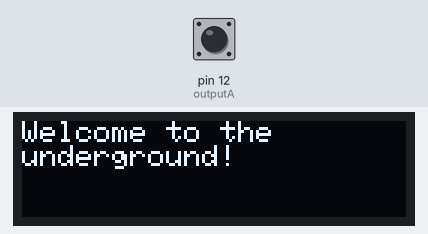
A sketch run on a simulated Teensy 4. Shown: 128×32 one-colour display. The inputs (shaded band) are chosen by the test bench; at power-on: pin 12 (outputA) HIGH. The display library's start-up logo is not drawn; what the sketch prints to the serial monitor is not drawn.

Above: at 1.1 s.
At 4.1 s:
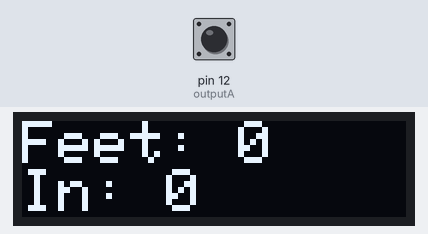

Measured:
- what the display in image 0 shows lasts 3.0 s, from 1.1 s to 4.1 s

The sketch:

sketch_jan30a.ino
```cpp
#include <SPI.h>
#include <Wire.h>
#include <Adafruit_GFX.h>
#include <Adafruit_SSD1306.h>
#include <RotaryEncoder.h>

Adafruit_SSD1306 display = Adafruit_SSD1306(128, 32, &Wire);

// OLED FeatherWing buttons map to different pins depending on board:
#if defined(ESP8266)
 #define BUTTON_A  0
 #define BUTTON_B 16
 #define BUTTON_C  2
#elif defined(ESP32)
  #define BUTTON_A 15
  #define BUTTON_B 32
  #define BUTTON_C 14
#elif defined(ARDUINO_STM32_FEATHER)
  #define BUTTON_A PA15
  #define BUTTON_B PC7
  #define BUTTON_C PC5
#elif defined(TEENSYDUINO)
  #define BUTTON_A  4
  #define BUTTON_B  3
  #define BUTTON_C  8
#elif defined(ARDUINO_FEATHER52832)
  #define BUTTON_A 31
  #define BUTTON_B 30
  #define BUTTON_C 27
#else // 32u4, M0, M4, nrf52840 and 328p
  #define BUTTON_A  9
  #define BUTTON_B  6
  #define BUTTON_C  5
#endif

#define outputA 12
#define outputB 13

volatile float counter = 0;
const float encoderRadius = 25.4; // Radius of encoder in mm ***Double check  this value***
const float mmToInches = 0.0393701; // 0.0393701 inches per mm
int distanceInches = 0;
int distanceFeet = 0;

void setup() {
  Serial.begin(9600);

  Serial.println("OLED FeatherWing test");
  // SSD1306_SWITCHCAPVCC = generate display voltage from 3.3V internally
  display.begin(SSD1306_SWITCHCAPVCC, 0x3C); // Address 0x3C for 128x32

  Serial.println("OLED begun");

  // Show image buffer on the display hardware.
  // Since the buffer is intialized with an Adafruit splashscreen
  // internally, this will display the splashscreen.
  display.display();
  delay(1000);

  // Clear the buffer.
  display.clearDisplay();
  display.display();

  Serial.println("IO test");

  pinMode(outputA, INPUT_PULLUP);
  pinMode(outputB, INPUT_PULLUP);

  // text display tests
  display.setTextSize(1);
  display.setTextColor(SSD1306_WHITE);
  display.setCursor(0,0);
  display.setCursor(0,0);
  display.display(); // actually display all of the above

  display.clearDisplay();
  display.println("Welcome to the \nunderground!");
  display.display();
  delay(3000);
  display.setTextSize(2);
  display.setCursor(0,0);

  attachInterrupt(digitalPinToInterrupt(12), count, RISING); // interrupt used to count rising edges
}

void loop() {
  rotationsToImperial(counter/2048);
  display.clearDisplay();
  display.print("Feet: ");
  display.println((int)distanceFeet);
  display.print("In: ");
  display.print((int)(distanceInches - (((int)distanceFeet)*12))); //Take inch count and subtract the feet that have already been counted
  display.display();
  display.setCursor(0, 0);
}

void count(){ // interrupt service routine
  if(digitalRead(12) == digitalRead(13)) counter++;
  else counter--;
}

void rotationsToImperial(float rotations) {
  distanceInches = rotations * 3.1415 * (encoderRadius) * mmToInches;
  distanceFeet = distanceInches / 12;
}
```
